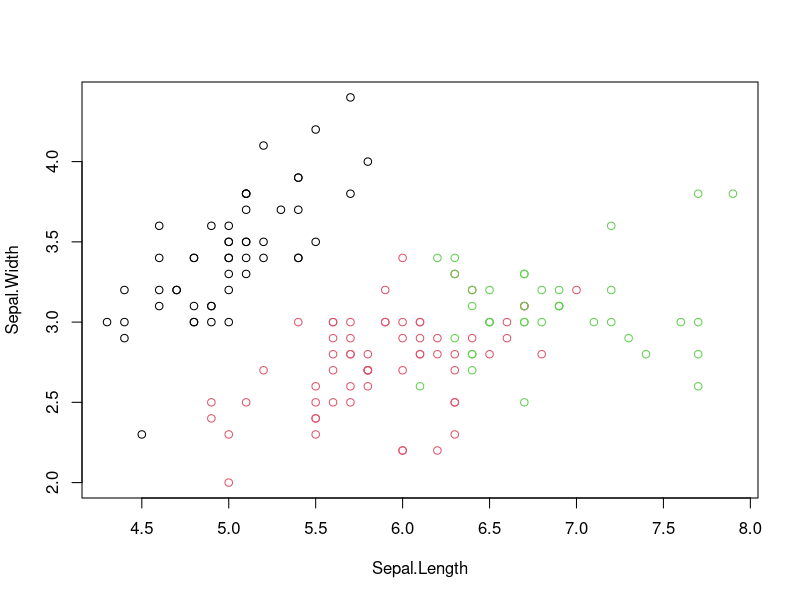

Write the R code that produced this figure.
set.seed(8953)
data("iris")
dset = iris[,c(1:4)]
kresults <- kmeans(dset,3)
kresults$center
kresults$cluster
kresults$withinss
plot(dset[c("Sepal.Length","Sepal.Width")],col=kresults$cluster)
